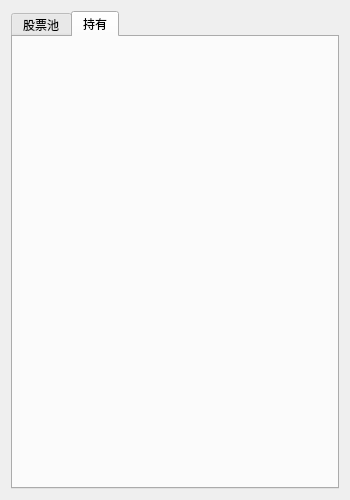
<?xml version="1.0" encoding="UTF-8"?>
<ui version="4.0">
 <class>StockPool</class>
 <widget class="QWidget" name="StockPool">
  <property name="geometry">
   <rect>
    <x>0</x>
    <y>0</y>
    <width>350</width>
    <height>500</height>
   </rect>
  </property>
  <property name="sizePolicy">
   <sizepolicy hsizetype="Expanding" vsizetype="Expanding">
    <horstretch>0</horstretch>
    <verstretch>0</verstretch>
   </sizepolicy>
  </property>
  <property name="windowTitle">
   <string/>
  </property>
  <layout class="QGridLayout" name="gridLayout">
   <item row="0" column="0">
    <widget class="QTabWidget" name="stockInfoTab">
     <property name="currentIndex">
      <number>1</number>
     </property>
     <property name="elideMode">
      <enum>Qt::ElideLeft</enum>
     </property>
     <property name="usesScrollButtons">
      <bool>false</bool>
     </property>
     <property name="documentMode">
      <bool>false</bool>
     </property>
     <property name="tabsClosable">
      <bool>false</bool>
     </property>
     <property name="movable">
      <bool>false</bool>
     </property>
     <widget class="QWidget" name="stockTab">
      <attribute name="title">
       <string>股票池</string>
      </attribute>
      <layout class="QGridLayout" name="gridLayout_3">
       <item row="0" column="0">
        <layout class="QHBoxLayout" name="stockLayout"/>
       </item>
      </layout>
     </widget>
     <widget class="QWidget" name="holdTab">
      <attribute name="title">
       <string>持有</string>
      </attribute>
      <layout class="QGridLayout" name="gridLayout_5">
       <item row="0" column="0">
        <layout class="QHBoxLayout" name="holdLayout"/>
       </item>
      </layout>
     </widget>
    </widget>
   </item>
  </layout>
 </widget>
 <resources/>
 <connections/>
</ui>
